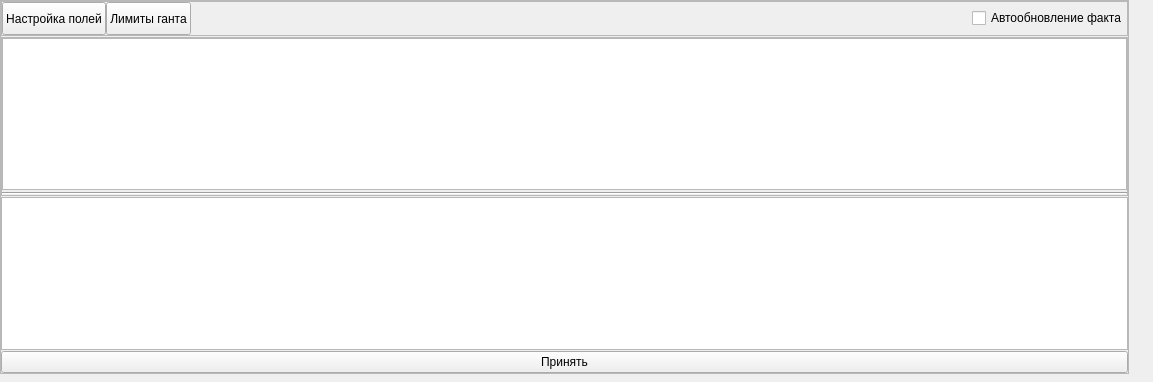
<?xml version="1.0" encoding="UTF-8"?>
<ui version="4.0">
 <class>Form</class>
 <widget class="QWidget" name="Form">
  <property name="geometry">
   <rect>
    <x>0</x>
    <y>0</y>
    <width>1153</width>
    <height>382</height>
   </rect>
  </property>
  <property name="windowTitle">
   <string>Form</string>
  </property>
  <widget class="QFrame" name="fr_pl_add_poz">
   <property name="geometry">
    <rect>
     <x>0</x>
     <y>0</y>
     <width>1129</width>
     <height>374</height>
    </rect>
   </property>
   <property name="sizePolicy">
    <sizepolicy hsizetype="Expanding" vsizetype="Preferred">
     <horstretch>0</horstretch>
     <verstretch>0</verstretch>
    </sizepolicy>
   </property>
   <property name="maximumSize">
    <size>
     <width>16777215</width>
     <height>700</height>
    </size>
   </property>
   <property name="frameShape">
    <enum>QFrame::StyledPanel</enum>
   </property>
   <property name="frameShadow">
    <enum>QFrame::Raised</enum>
   </property>
   <layout class="QVBoxLayout" name="verticalLayout_23">
    <property name="spacing">
     <number>1</number>
    </property>
    <property name="leftMargin">
     <number>0</number>
    </property>
    <property name="topMargin">
     <number>0</number>
    </property>
    <property name="rightMargin">
     <number>0</number>
    </property>
    <property name="bottomMargin">
     <number>0</number>
    </property>
    <item>
     <widget class="QFrame" name="fr_settings_pl">
      <property name="maximumSize">
       <size>
        <width>16777215</width>
        <height>16777215</height>
       </size>
      </property>
      <property name="frameShape">
       <enum>QFrame::StyledPanel</enum>
      </property>
      <property name="frameShadow">
       <enum>QFrame::Raised</enum>
      </property>
      <layout class="QHBoxLayout" name="horizontalLayout_51">
       <property name="spacing">
        <number>0</number>
       </property>
       <property name="leftMargin">
        <number>0</number>
       </property>
       <property name="topMargin">
        <number>0</number>
       </property>
       <property name="rightMargin">
        <number>0</number>
       </property>
       <property name="bottomMargin">
        <number>0</number>
       </property>
       <item>
        <widget class="QPushButton" name="btn_config_fields">
         <property name="minimumSize">
          <size>
           <width>0</width>
           <height>33</height>
          </size>
         </property>
         <property name="toolTip">
          <string>Настроить имена, порядок полей таблицы плана</string>
         </property>
         <property name="text">
          <string>Настройка полей</string>
         </property>
        </widget>
       </item>
       <item>
        <widget class="QPushButton" name="btn_config_limit_gant">
         <property name="minimumSize">
          <size>
           <width>0</width>
           <height>33</height>
          </size>
         </property>
         <property name="maximumSize">
          <size>
           <width>16777215</width>
           <height>33</height>
          </size>
         </property>
         <property name="toolTip">
          <string>Часовв день по этапу</string>
         </property>
         <property name="text">
          <string>Лимиты ганта</string>
         </property>
        </widget>
       </item>
       <item>
        <spacer name="horizontalSpacer_10">
         <property name="orientation">
          <enum>Qt::Horizontal</enum>
         </property>
         <property name="sizeHint" stdset="0">
          <size>
           <width>40</width>
           <height>20</height>
          </size>
         </property>
        </spacer>
       </item>
       <item>
        <widget class="QCheckBox" name="chk_autorepeat_update_fact">
         <property name="toolTip">
          <string>Факт в гант будет обновляться регулярно</string>
         </property>
         <property name="text">
          <string>Автообновление факта</string>
         </property>
        </widget>
       </item>
      </layout>
     </widget>
    </item>
    <item>
     <widget class="QFrame" name="fr_pl_etap">
      <property name="sizePolicy">
       <sizepolicy hsizetype="Preferred" vsizetype="Maximum">
        <horstretch>0</horstretch>
        <verstretch>0</verstretch>
       </sizepolicy>
      </property>
      <property name="maximumSize">
       <size>
        <width>16777215</width>
        <height>16777215</height>
       </size>
      </property>
      <property name="frameShape">
       <enum>QFrame::StyledPanel</enum>
      </property>
      <property name="frameShadow">
       <enum>QFrame::Raised</enum>
      </property>
      <layout class="QVBoxLayout" name="verticalLayout_34">
       <property name="spacing">
        <number>2</number>
       </property>
       <property name="leftMargin">
        <number>0</number>
       </property>
       <property name="topMargin">
        <number>0</number>
       </property>
       <property name="rightMargin">
        <number>0</number>
       </property>
       <property name="bottomMargin">
        <number>0</number>
       </property>
       <item>
        <widget class="QTableWidget" name="tbl_select_etap_edit_poz">
         <property name="sizePolicy">
          <sizepolicy hsizetype="Expanding" vsizetype="Expanding">
           <horstretch>0</horstretch>
           <verstretch>0</verstretch>
          </sizepolicy>
         </property>
        </widget>
       </item>
       <item>
        <widget class="Line" name="line_25">
         <property name="orientation">
          <enum>Qt::Horizontal</enum>
         </property>
        </widget>
       </item>
      </layout>
     </widget>
    </item>
    <item>
     <widget class="QTableWidget" name="tbl_pl_add_poz">
      <property name="sizePolicy">
       <sizepolicy hsizetype="Expanding" vsizetype="Expanding">
        <horstretch>0</horstretch>
        <verstretch>0</verstretch>
       </sizepolicy>
      </property>
      <property name="minimumSize">
       <size>
        <width>0</width>
        <height>0</height>
       </size>
      </property>
      <property name="maximumSize">
       <size>
        <width>16777215</width>
        <height>16777215</height>
       </size>
      </property>
     </widget>
    </item>
    <item>
     <widget class="QPushButton" name="btn_pl_ok_add_poz">
      <property name="text">
       <string>Принять</string>
      </property>
     </widget>
    </item>
   </layout>
  </widget>
 </widget>
 <resources/>
 <connections/>
</ui>
